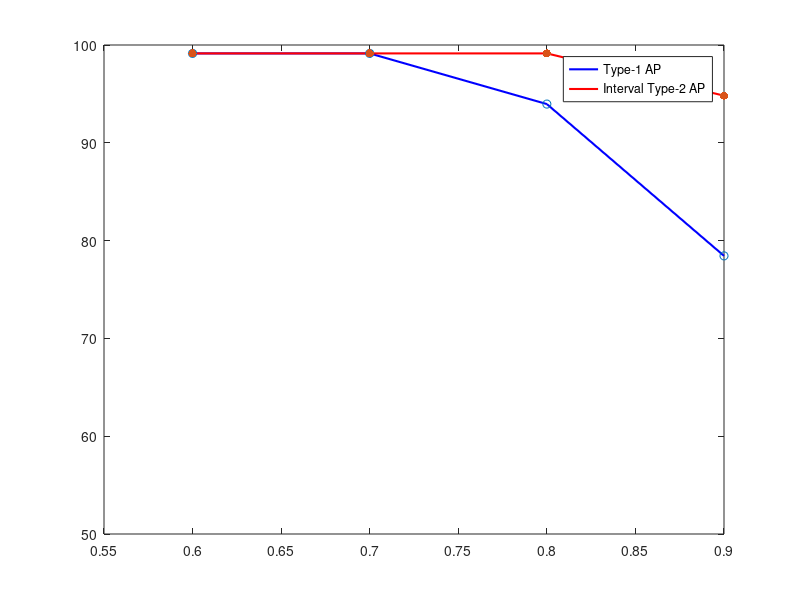

Reproduce this figure in MATLAB.
lam1=[ 0.6 0.7 0.8 0.9  ];
acc1=[99.14 99.14 93.96 78.44];

lam2=[0.6 0.7 0.8 0.9];
acc2=[99.14 99.14 99.14 94.82];

clear y label;
box on
hold on 
graph1=plot(lam1,acc1,'blue');
graph2=plot(lam2,acc2,'red');
set(graph1,'LineWidth',1.5);
set(graph2,'LineWidth',1.5);
yticks([50 60 70 80 90 100])
scatter(lam1,acc1,'blue');
scatter(lam2,acc2,'red', 'filled');
legend('Type-1 AP','Interval Type-2 AP');
ylim([50 100]);
hold off